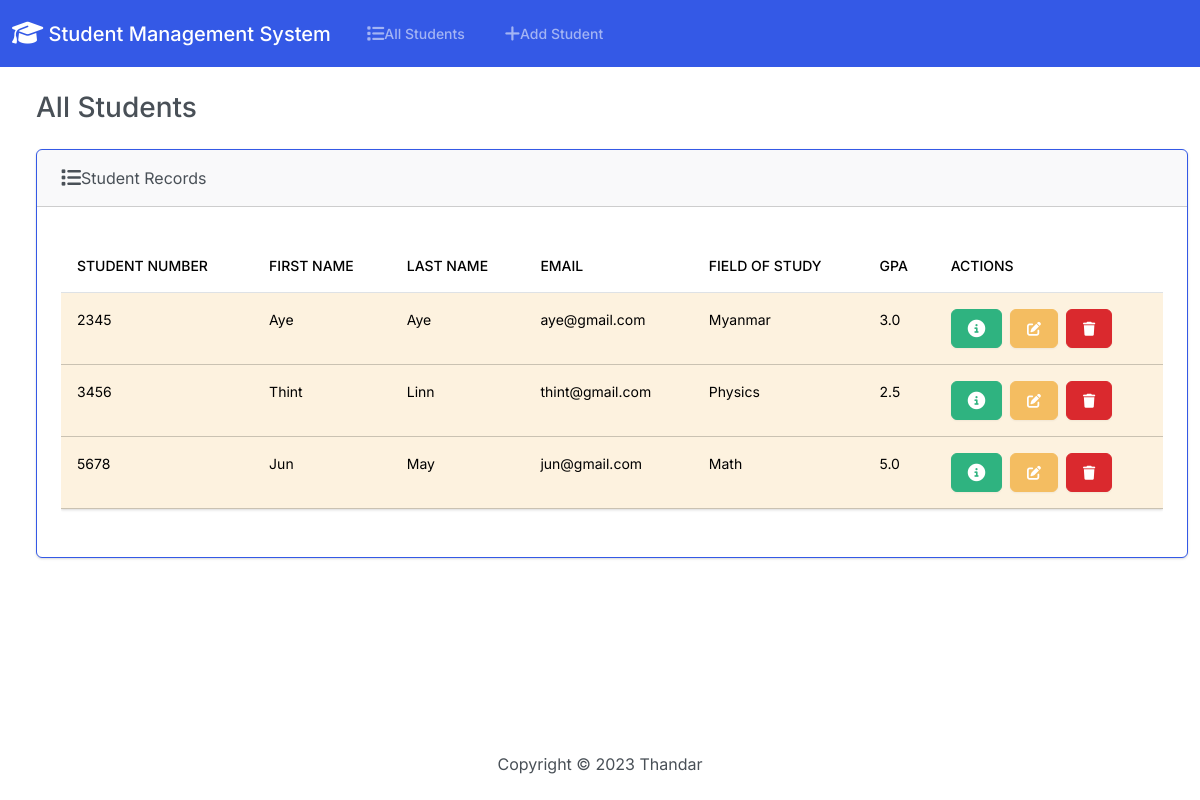
The page / on the database its author committed.
### app/models.py (models this page shows, shortened)
class student(models.Model):
    student_number = models.PositiveIntegerField()
    first_name = models.CharField(max_length=50)
    last_name = models.CharField(max_length=50)
    email = models.EmailField(max_length=100)
    field_of_study = models.CharField(max_length=50)
    gpa = models.FloatField()

### app/views.py (the view)
# urls.py: path('', views.index, name='index'),
def index(request):
  return render(request, 'students/index.html', {
    'students': student.objects.all()
  })

### app/templates/students/index.html (shortened to what this page needs)
{% extends 'students/base.html' %}
{% block body %}
    <h3 class="m-4">All Students</h3>
    <div class="row">
        <div class="col-12">
            {% if students %}
                <div class="card border-primary ms-4 mb-4">
                    <div class="card-header">
                        <i class="fa-solid fa-list fa-lg"></i>Student Records
                    </div>
                    <div class="card-body">
                        <p class="card-text">
                            <div class="table-responsive">
                                <table class="table table-hover">
                                    <thead>
                                      <tr>
                                        <th scope="col">Student Number</th>
                                        <th scope="col">First Name</th>
                                        <th scope="col">Last Name</th>
                                        <th scope="col">Email</th>
                                        <th scope="col">Field of Study</th>
                                        <th scope="col">GPA</th>
                                        <th scope="col">Actions</th>
                                      </tr>
                                    </thead>
                                    <tbody>
                                        {% for student in students %}
                                            <tr class="table-warning">
                                                <td>{{ student.student_number }}</td>
                                                <td>{{ student.first_name }}</td>
                                                <td>{{ student.last_name }}</td>
                                                <td>{{ student.email }}</td>
                                                <td>{{ student.field_of_study }}</td>
                                                <td>{{ student.gpa }}</td>
                                                <td>
                                                    <button type="button" class="btn btn-success me-1" href="{% url 'view_student' student.id %}"
                                                    data-bs-toggle="modal" data-bs-target="#myModel{{student.id}}">
                                                </button>
                                                <a class="btn btn-warning me-1" href="{% url 'edit' student.id %}">
                                                    <i class="fa-solid fa-pen-to-square"></i>
                                                </a>
                                                <button type="submit" class="btn btn-danger" data-bs-toggle="modal"
                                                data-bs-target="#delete{{student.id}}">
                                                  <i class="fa-solid fa-trash"></i>
                                                </button>
                                              </td>
                                            </tr>
                                        {% endfor %}
                                    </tbody>
                                  </table>
                            </div>
                        </p>
                    </div>
                </div>
            {% else %}
                <h5 class="alert alert-primary ms-4 me-4">No Student Record</h5>
            {% endif %}
        </div>
    </div>
{% endblock %}

### app/templates/students/base.html (shortened to what this page needs)
{% load static %}
<!DOCTYPE html>
<html lang=en>
    <head>
        <link href="{% static 'css/bootstrap.min.css' %}" rel="stylesheet">
        <link rel="stylesheet" href="https://cdnjs.cloudflare.com/ajax/libs/font-awesome/6.5.1/css/all.min.css"/>
    </head>
    <body class="d-flex flex-column min-vh-100">
        <nav class="navbar navbar-expand-lg navbar-dark bg-primary">
            <div class="container-fluid">
              <a class="navbar-brand" href="{% url 'index' %}">
                <i class="fa-solid fa-graduation-cap fa-lg"></i>
                Student Management System</a>
              <div class="collapse navbar-collapse" id="navbarColor01">
                <ul class="navbar-nav me-auto">
                  <li class="nav-item">
                    <a class="nav-link" href="{% url 'index' %}">
                        All Students</a>
                  </li>
                  <li class="nav-item">
                    <a class="nav-link" href="{% url 'add' %}">
                        Add Student</a>
                  </li>
                </ul>
              </div>
            </div>
          </nav>
          <div class="container-fluid">
            {% block body %}
            {% endblock %}
          </div>
          <footer class="mt-auto mb-4">
            <div class="text-center">
                <span>
                    Copyright &copy; {% now 'Y' %} Thandar
                </span>
            </div>
    </body>
</html>

### rows shown on the page
student: student_number "2345", first_name "Aye", last_name "Aye", email "aye@gmail.com", field_of_study "Myanmar", gpa "3.0"
student: student_number "3456", first_name "Thint", last_name "Linn", email "thint@gmail.com", field_of_study "Physics", gpa "2.5"
student: student_number "5678", first_name "Jun", last_name "May", email "jun@gmail.com", field_of_study "Math", gpa "5.0"
